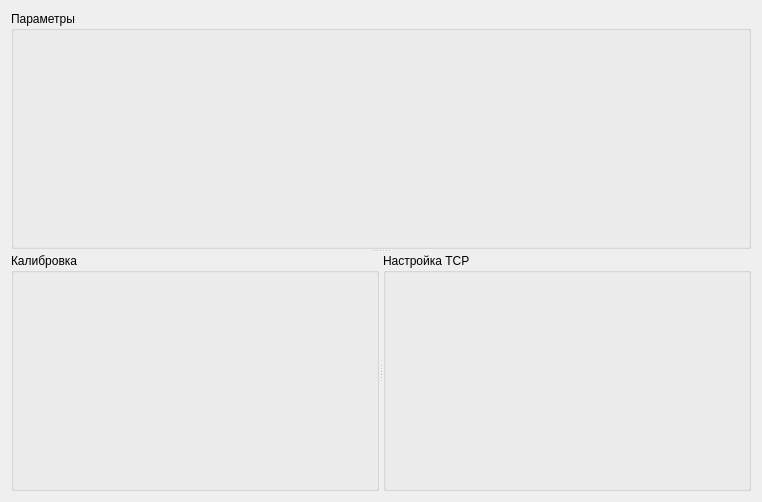
<?xml version="1.0" encoding="UTF-8"?>
<ui version="4.0">
 <class>ZrmParams</class>
 <widget class="QWidget" name="ZrmParams">
  <property name="geometry">
   <rect>
    <x>0</x>
    <y>0</y>
    <width>762</width>
    <height>502</height>
   </rect>
  </property>
  <property name="windowTitle">
   <string>Form</string>
  </property>
  <layout class="QVBoxLayout" name="verticalLayout_4">
   <item>
    <widget class="QSplitter" name="splitter_2">
     <property name="orientation">
      <enum>Qt::Vertical</enum>
     </property>
     <widget class="QGroupBox" name="groupBoxParams">
      <property name="title">
       <string>Параметры</string>
      </property>
      <layout class="QVBoxLayout" name="verticalLayout_3">
       <item>
        <widget class="ZrmParamsView" name="widgetParams" native="true"/>
       </item>
      </layout>
     </widget>
     <widget class="QSplitter" name="splitter">
      <property name="orientation">
       <enum>Qt::Horizontal</enum>
      </property>
      <widget class="QGroupBox" name="groupBoxCalibrate">
       <property name="title">
        <string>Калибровка</string>
       </property>
       <layout class="QVBoxLayout" name="verticalLayout">
        <item>
         <widget class="ZrmCalibrate" name="widgetCalibrate" native="true"/>
        </item>
       </layout>
      </widget>
      <widget class="QGroupBox" name="groupBoxTCP">
       <property name="title">
        <string>Настройка TCP</string>
       </property>
       <layout class="QVBoxLayout" name="verticalLayout_2">
        <item>
         <widget class="ZrmTCPSettings" name="widgetTCP" native="true"/>
        </item>
       </layout>
      </widget>
     </widget>
    </widget>
   </item>
  </layout>
 </widget>
 <customwidgets>
  <customwidget>
   <class>ZrmParamsView</class>
   <extends>QWidget</extends>
   <header>zrmparamsview.h</header>
   <container>1</container>
  </customwidget>
  <customwidget>
   <class>ZrmCalibrate</class>
   <extends>QWidget</extends>
   <header>zrmcalibrate.h</header>
   <container>1</container>
  </customwidget>
  <customwidget>
   <class>ZrmTCPSettings</class>
   <extends>QWidget</extends>
   <header>ZrmTCPSettings.h</header>
   <container>1</container>
  </customwidget>
 </customwidgets>
 <resources/>
 <connections/>
</ui>
